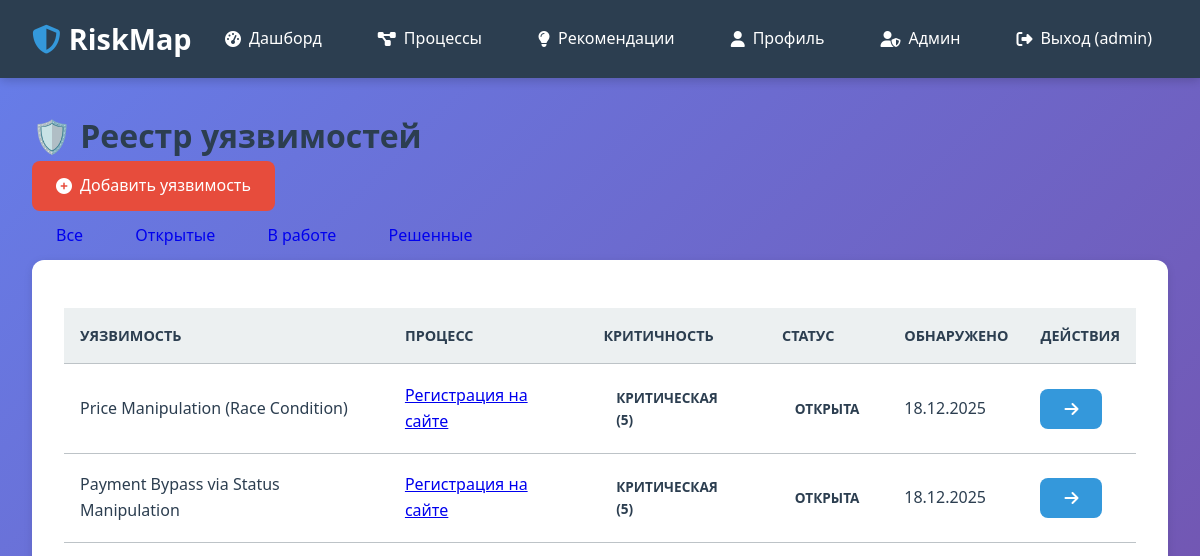
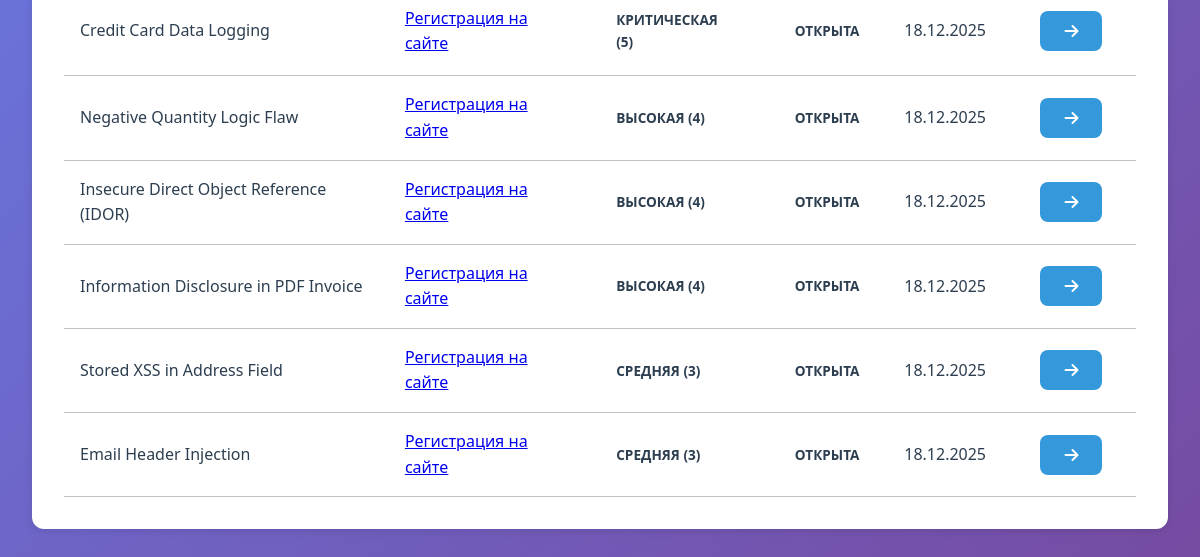
Page /vulnerabilities/ (signed in) on the earlier database version (2 pictures, top to bottom).
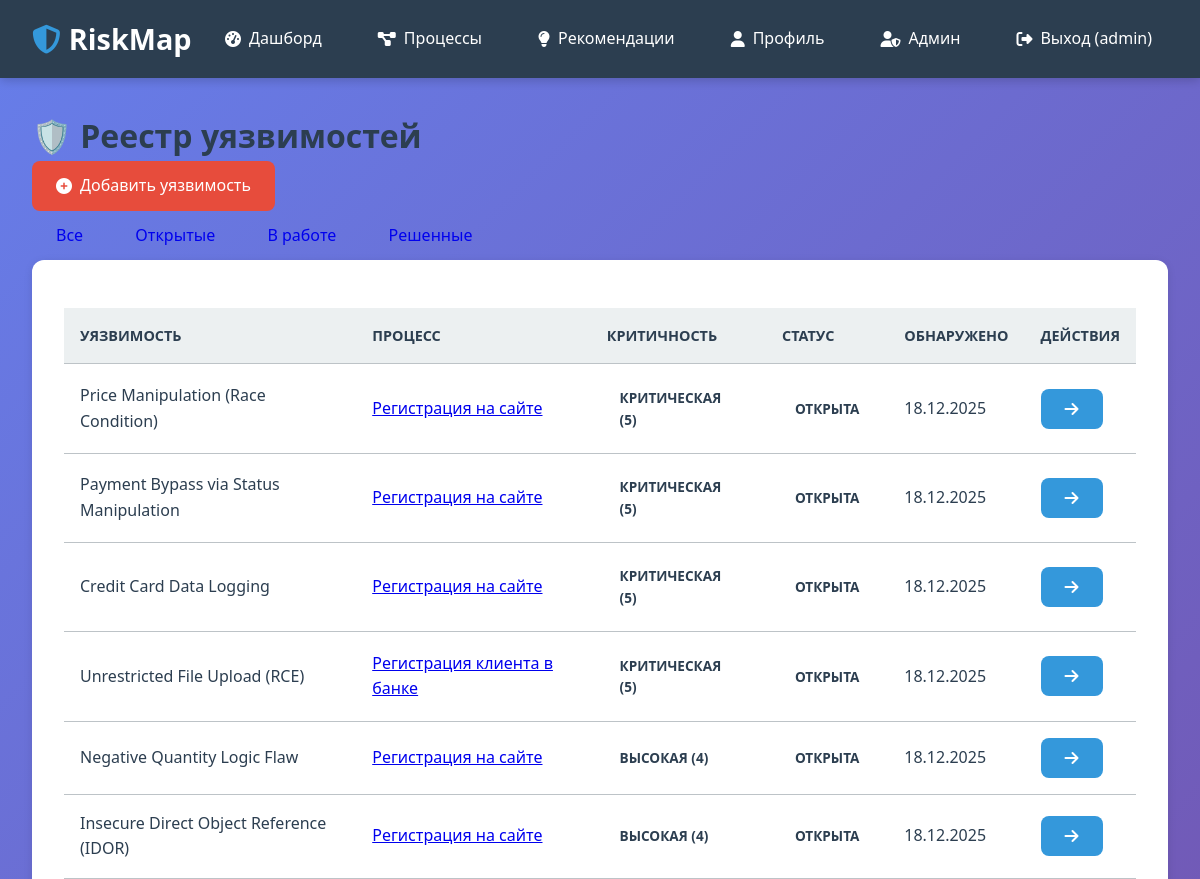
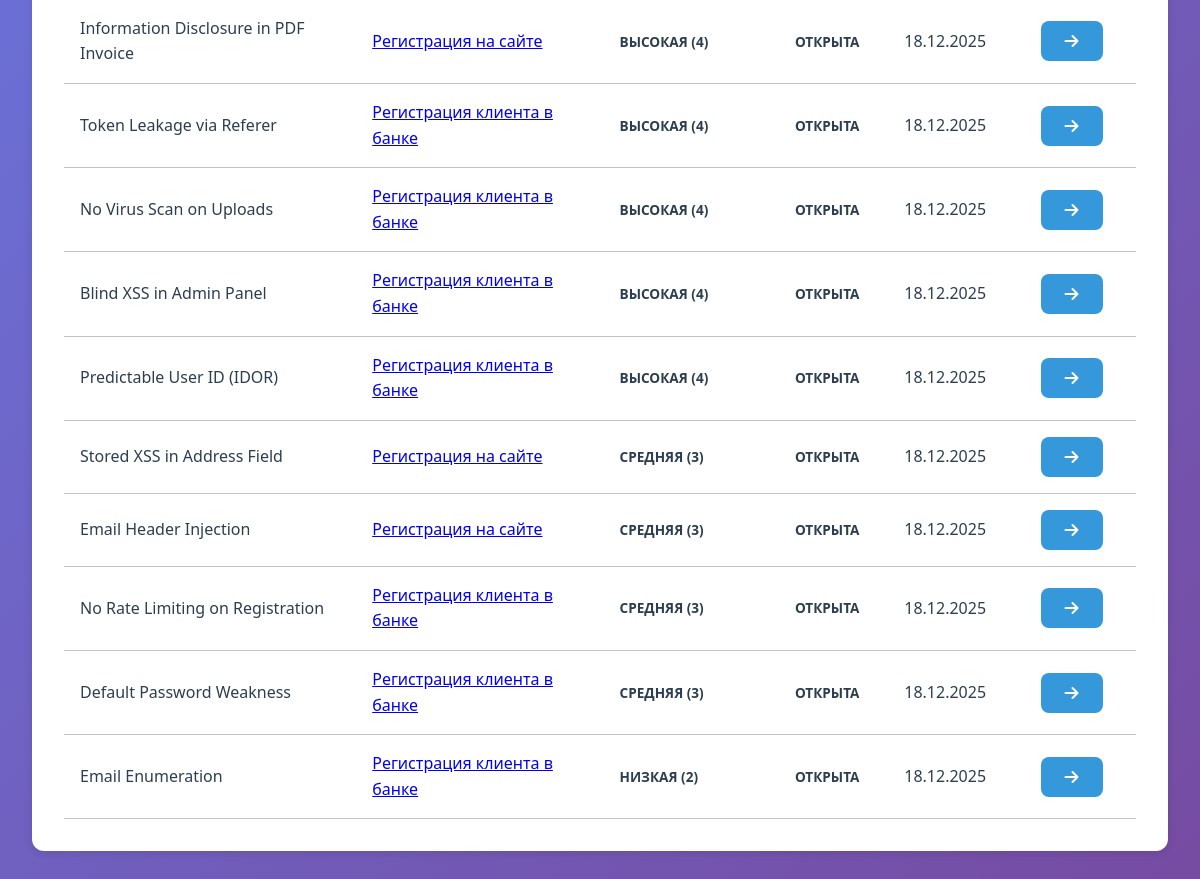
Same page on the later database version (2 pictures, top to bottom).
### apps/core/models.py (models this page shows, shortened)
class Vulnerability(models.Model):
    SEVERITY_CHOICES = [
        (1, 'Незначительная'),
        (2, 'Низкая'),
        (3, 'Средняя'),
        (4, 'Высокая'),
        (5, 'Критическая'),
    ]
    STATUS_CHOICES = [
        ('open', 'Открыта'),
        ('in_progress', 'В работе'),
        ('resolved', 'Решена'),
        ('closed', 'Закрыта'),
    ]
    business_process = models.ForeignKey(
        BusinessProcess,
        on_delete=models.CASCADE,
        related_name='vulnerabilities',
        verbose_name='Бизнес-процесс'
    )
    step = models.ForeignKey(
        ProcessStep,
        on_delete=models.SET_NULL,
        null=True,
        blank=True,
        related_name='vulnerabilities',
        verbose_name='Связанный шаг'
    )
    title = models.CharField('Название', max_length=255)
    description = models.TextField('Описание')
    severity = models.IntegerField('Уровень серьезности', choices=SEVERITY_CHOICES, default=3)
    status = models.CharField('Статус', max_length=20, choices=STATUS_CHOICES, default='open')
    discovered_date = models.DateField('Дата обнаружения', auto_now_add=True)
    resolved_date = models.DateField('Дата решения', null=True, blank=True)
    class Meta:
        verbose_name = 'Уязвимость'
        verbose_name_plural = 'Уязвимости'
        ordering = ['-severity', '-discovered_date']

class BusinessProcess(models.Model):
    CRITICALITY_CHOICES = [
        ('low', 'Низкая'),
        ('medium', 'Средняя'),
        ('high', 'Высокая'),
        ('critical', 'Критическая'),
    ]
    name = models.CharField('Название', max_length=255)
    description = models.TextField('Описание', blank=True)
    owner = models.ForeignKey(
        User,
        on_delete=models.CASCADE,
        related_name='business_processes',
        verbose_name='Владелец'
    )
    criticality = models.CharField(
        'Критичность',
        max_length=20,
        choices=CRITICALITY_CHOICES,
        default='medium'
    )
    created_at = models.DateTimeField('Дата создания', auto_now_add=True)
    updated_at = models.DateTimeField('Дата обновления', auto_now=True)
    is_active = models.BooleanField('Активен', default=True)
    class Meta:
        verbose_name = 'Бизнес-процесс'
        verbose_name_plural = 'Бизнес-процессы'
        ordering = ['-created_at']

### apps/core/views.py (the view)
# urls.py: path('vulnerabilities/', views.vulnerability_list, name='vulnerability_list'),
@login_required
def vulnerability_list(request):
    vulnerabilities = Vulnerability.objects.filter(
        business_process__owner=request.user
    )
    status_filter = request.GET.get('status')
    if status_filter:
        vulnerabilities = vulnerabilities.filter(status=status_filter)
    context = {
        'vulnerabilities': vulnerabilities,
        'status_filter': status_filter,
    }
    return render(request, 'core/vulnerability_list.html', context)

### templates/core/vulnerability_list.html (shortened to what the changed rows need)
{% extends 'base.html' %}
{% block content %}
<div class="d-flex justify-content-between align-items-center mb-4">
    <h1 class="h2">🛡️ Реестр уязвимостей</h1>
</div>
    <div class="card shadow">
        <div class="card-body p-0">
            <div class="table-responsive">
                <table class="table table-hover align-middle mb-0">
                    <thead class="bg-light">
                        <tr>
                            <th class="ps-4">Уязвимость</th>
                            <th>Процесс</th>
                            <th>Критичность</th>
                            <th>Статус</th>
                            <th>Обнаружено</th>
                            <th class="text-end pe-4">Действия</th>
                        </tr>
                    </thead>
                    <tbody>
                        {% for vuln in vulnerabilities %}
                        <tr>
                            <td class="ps-4">
                                <div class="fw-bold">{{ vuln.title }}</div>
                            </td>
                            <td>
                                <a href="{% url 'core:process_detail' vuln.business_process.pk %}" class="text-decoration-none">
                                    {{ vuln.business_process.name }}
                                </a>
                            </td>
                            <td>
                                {% if vuln.severity == 5 %}
                                    <span class="badge bg-danger">Критическая (5)</span>
                                {% elif vuln.severity == 4 %}
                                    <span class="badge bg-warning text-dark">Высокая (4)</span>
                                {% elif vuln.severity == 3 %}
                                    <span class="badge bg-info text-dark">Средняя (3)</span>
                                {% else %}
                                    <span class="badge bg-success">Низкая ({{ vuln.severity }})</span>
                                {% endif %}
                            </td>
                            <td>
                                {% if vuln.status == 'open' %}
                                    <span class="badge border border-danger text-danger">Открыта</span>
                                {% elif vuln.status == 'in_progress' %}
                                    <span class="badge border border-warning text-warning">В работе</span>
                                {% elif vuln.status == 'resolved' %}
                                    <span class="badge border border-success text-success">Решена</span>
                                {% else %}
                                    <span class="badge border border-secondary text-secondary">Закрыта</span>
                                {% endif %}
                            </td>
                            <td class="text-muted small">
                                {{ vuln.discovered_date|date:"d.m.Y" }}
                            </td>
                            <td class="text-end pe-4">
                                <a href="{% url 'core:vulnerability_detail' vuln.pk %}" class="btn btn-sm btn-primary">
                                    <i class="fas fa-arrow-right"></i>
                                </a>
                            </td>
                        </tr>
                        {% endfor %}
                    </tbody>
                </table>
            </div>
        </div>
    </div>
</div>
{% endblock %}

Differences in the rows shown:
added Vulnerability: title "Unrestricted File Upload (RCE)", business_process.name "Регистрация клиента в банке", severity "КРИТИЧЕСКАЯ (5)", status "ОТКРЫТА", discovered_date "18.12.2025"
added Vulnerability: title "Token Leakage via Referer", business_process.name "Регистрация клиента в банке", severity "ВЫСОКАЯ (4)", status "ОТКРЫТА", discovered_date "18.12.2025"
added Vulnerability: title "No Virus Scan on Uploads", business_process.name "Регистрация клиента в банке", severity "ВЫСОКАЯ (4)", status "ОТКРЫТА", discovered_date "18.12.2025"
added Vulnerability: title "Blind XSS in Admin Panel", business_process.name "Регистрация клиента в банке", severity "ВЫСОКАЯ (4)", status "ОТКРЫТА", discovered_date "18.12.2025"
added Vulnerability: title "Predictable User ID (IDOR)", business_process.name "Регистрация клиента в банке", severity "ВЫСОКАЯ (4)", status "ОТКРЫТА", discovered_date "18.12.2025"
added Vulnerability: title "No Rate Limiting on Registration", business_process.name "Регистрация клиента в банке", severity "СРЕДНЯЯ (3)", status "ОТКРЫТА", discovered_date "18.12.2025"
added Vulnerability: title "Default Password Weakness", business_process.name "Регистрация клиента в банке", severity "СРЕДНЯЯ (3)", status "ОТКРЫТА", discovered_date "18.12.2025"
added Vulnerability: title "Email Enumeration", business_process.name "Регистрация клиента в банке", severity "2", status "ОТКРЫТА", discovered_date "18.12.2025"
